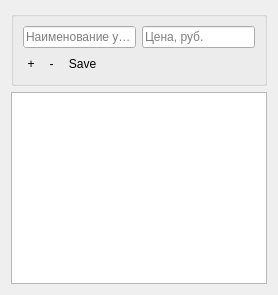
         <widget class="QWidget" name="tab_10">
          <attribute name="icon">
           <iconset resource="src.qrc">
            <normaloff>:/icon/food.png</normaloff>:/icon/food.png</iconset>
          </attribute>
          <attribute name="title">
           <string>Услуги</string>
          </attribute>
          <layout class="QVBoxLayout" name="verticalLayout_20">
           <item>
            <widget class="QGroupBox" name="groupBox_8">
             <property name="title">
              <string/>
             </property>
             <layout class="QVBoxLayout" name="verticalLayout_19">
              <item>
               <layout class="QHBoxLayout" name="horizontalLayout_13">
                <item>
                 <widget class="QLineEdit" name="servNameEdit">
                  <property name="autoFillBackground">
                   <bool>true</bool>
                  </property>
                  <property name="placeholderText">
                   <string>Наименование услуги</string>
                  </property>
                 </widget>
                </item>
                <item>
                 <widget class="QLineEdit" name="servPriceEdit_2">
                  <property name="placeholderText">
                   <string>Цена, руб.</string>
                  </property>
                 </widget>
                </item>
               </layout>
              </item>
              <item>
               <layout class="QHBoxLayout" name="horizontalLayout_16">
                <item>
                 <layout class="QHBoxLayout" name="horizontalLayout_17">
                  <item>
                   <widget class="QToolButton" name="serv_addButton">
                    <property name="sizePolicy">
                     <sizepolicy hsizetype="Maximum" vsizetype="Maximum">
                      <horstretch>0</horstretch>
                      <verstretch>0</verstretch>
                     </sizepolicy>
                    </property>
                    <property name="minimumSize">
                     <size>
                      <width>0</width>
                      <height>0</height>
                     </size>
                    </property>
                    <property name="toolTip">
                     <string>&lt;html&gt;&lt;head/&gt;&lt;body&gt;&lt;p&gt;&lt;span style=&quot; font-weight:600;&quot;&gt;Добавить&lt;/span&gt;&lt;/p&gt;&lt;/body&gt;&lt;/html&gt;</string>
                    </property>
                    <property name="styleSheet">
                     <string notr="true">border-radius: 10px;</string>
                    </property>
                    <property name="text">
                     <string>+</string>
                    </property>
                    <property name="icon">
                     <iconset resource="src.qrc">
                      <normaloff>:/icon/Martz90-Circle-Addon1-Text-plus.ico</normaloff>:/icon/Martz90-Circle-Addon1-Text-plus.ico</iconset>
                    </property>
                    <property name="iconSize">
                     <size>
                      <width>20</width>
                      <height>25</height>
                     </size>
                    </property>
                    <property name="checkable">
                     <bool>false</bool>
                    </property>
                    <property name="popupMode">
                     <enum>QToolButton::InstantPopup</enum>
                    </property>
                   </widget>
                  </item>
                  <item>
                   <widget class="QToolButton" name="serv_delButton">
                    <property name="minimumSize">
                     <size>
                      <width>0</width>
                      <height>0</height>
                     </size>
                    </property>
                    <property name="toolTip">
                     <string>&lt;html&gt;&lt;head/&gt;&lt;body&gt;&lt;p&gt;&lt;span style=&quot; font-weight:600;&quot;&gt;Удалить&lt;/span&gt;&lt;/p&gt;&lt;/body&gt;&lt;/html&gt;</string>
                    </property>
                    <property name="styleSheet">
                     <string notr="true">border-radius: 10px;</string>
                    </property>
                    <property name="text">
                     <string>-</string>
                    </property>
                    <property name="icon">
                     <iconset resource="src.qrc">
                      <normaloff>:/icon/minus-flat.png</normaloff>:/icon/minus-flat.png</iconset>
                    </property>
                    <property name="iconSize">
                     <size>
                      <width>20</width>
                      <height>25</height>
                     </size>
                    </property>
                    <property name="popupMode">
                     <enum>QToolButton::InstantPopup</enum>
                    </property>
                    <property name="toolButtonStyle">
                     <enum>Qt::ToolButtonIconOnly</enum>
                    </property>
                    <property name="autoRaise">
                     <bool>true</bool>
                    </property>
                    <property name="arrowType">
                     <enum>Qt::NoArrow</enum>
                    </property>
                   </widget>
                  </item>
                  <item>
                   <widget class="QToolButton" name="serv_saveButton">
                    <property name="toolTip">
                     <string>&lt;html&gt;&lt;head/&gt;&lt;body&gt;&lt;p&gt;&lt;span style=&quot; font-weight:600;&quot;&gt;Записать изменения&lt;/span&gt;&lt;/p&gt;&lt;/body&gt;&lt;/html&gt;</string>
                    </property>
                    <property name="styleSheet">
                     <string notr="true">border-radius: 10px;</string>
                    </property>
                    <property name="text">
                     <string>Save</string>
                    </property>
                    <property name="icon">
                     <iconset resource="src.qrc">
                      <normaloff>:/icon/save.png</normaloff>:/icon/save.png</iconset>
                    </property>
                    <property name="iconSize">
                     <size>
                      <width>25</width>
                      <height>25</height>
                     </size>
                    </property>
                   </widget>
                  </item>
                 </layout>
                </item>
                <item>
                 <spacer name="horizontalSpacer_5">
                  <property name="orientation">
                   <enum>Qt::Horizontal</enum>
                  </property>
                  <property name="sizeHint" stdset="0">
                   <size>
                    <width>40</width>
                    <height>20</height>
                   </size>
                  </property>
                 </spacer>
                </item>
               </layout>
              </item>
             </layout>
            </widget>
           </item>
           <item>
            <widget class="QTableView" name="servsView"/>
           </item>
          </layout>
         </widget>
